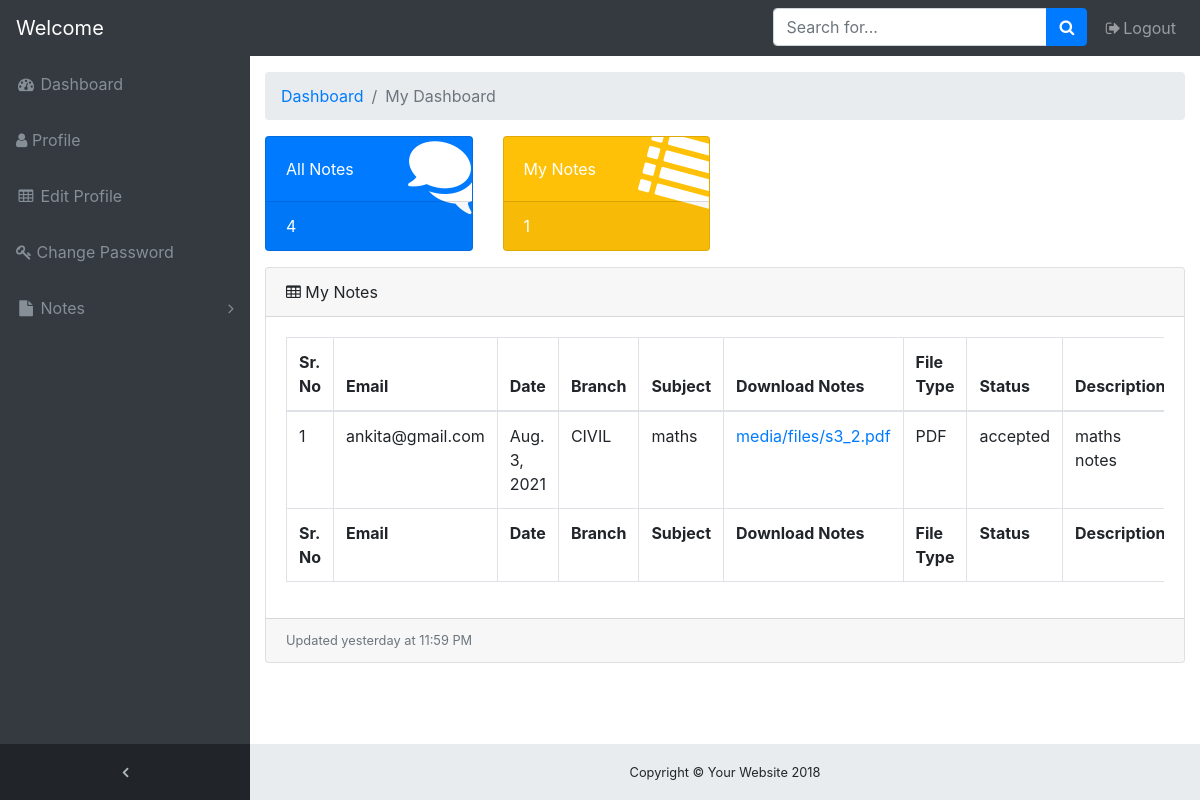
Screenshot of /notes/viewmynotes/23/ with the database file from the repository.
### onlinenotes/models.py (models this page shows, shortened)
class notes(models.Model):
    user = models.ForeignKey(User,on_delete=models.CASCADE)
    branch = models.CharField(max_length=30)
    uploadingnotes = models.FileField(upload_to='media/files/')
    date = models.DateField()
    filetype = models.CharField(max_length=30)
    status = models.CharField(max_length=30)
    subject = models.CharField(max_length=30)
    description = models.CharField(max_length=100)

### onlinenotes/views.py (the view)
# urls.py: path('viewmynotes/<int:id>/', views.viewmynotes, name='viewmynotes'),
def viewmynotes(request,id):
    allnote = notes.objects.all().filter(status="accepted")
    cnt = allnote.count()
    user = User.objects.get(id=id)
    mynote = notes.objects.all().filter(user=user)
    cnt1 = mynote.count()
    return render(request,'onlinenotes/viewmynotes.html',{'allnote':allnote,'cnt':cnt,'cnt1':cnt1,'mynote':mynote})

### onlinenotes/templates/onlinenotes/viewmynotes.html (shortened to what this page needs)
<!DOCTYPE html>
{% load static %}
<html lang="en">
<head>
    <link rel="stylesheet" href="https://stackpath.bootstrapcdn.com/bootstrap/4.5.2/css/bootstrap.min.css">
    <link href="//netdna.bootstrapcdn.com/bootstrap/3.0.0/css/bootstrap-glyphicons.css" rel="stylesheet">
    <link rel="stylesheet" href="https://cdnjs.cloudflare.com/ajax/libs/font-awesome/4.7.0/css/font-awesome.min.css">
    <link rel="stylesheet" href="https://cdn.jsdelivr.net/npm/@fortawesome/fontawesome-free@5.15.3/css/fontawesome.min.css">
    <link rel="stylesheet" href="{% static 'css/admindash.css' %}">
</head>
<body class="fixed-nav sticky-footer bg-dark" id="page-top">
    <nav class="navbar navbar-expand-lg navbar-dark bg-dark fixed-top" id="mainNav">
      <a class="navbar-brand" href="{% url 'profile' user.id %}">Welcome {{user.username}}</a>
      <div class="collapse navbar-collapse" id="navbarResponsive">
        <ul class="navbar-nav navbar-sidenav" id="exampleAccordion">
          <li class="nav-item" data-toggle="tooltip" data-placement="right" title="Dashboard">
            <a class="nav-link" href="{% url 'studashboard' user.id %}">
              <i class="fa fa-fw fa-dashboard"></i>
              <span class="nav-link-text">Dashboard</span>
            </a>
          </li>
          <li class="nav-item" data-toggle="tooltip" data-placement="right" title="Charts">
            <a class="nav-link" href="{% url 'profile' user.id %}">
              <i class="fa fa-user" aria-hidden="true"></i>
              <span class="nav-link-text"> Profile</span>
            </a>
          </li>
          <li class="nav-item" data-toggle="tooltip" data-placement="right" title="Tables">
            <a class="nav-link" href="{% url 'stueditprofile' user.id %}">
              <i class="fa fa-fw fa-table"></i>
              <span class="nav-link-text">Edit Profile</span>
            </a>
          </li>
          <li class="nav-item" data-toggle="tooltip" data-placement="right" title="Components">
            <a href="{% url 'changepass' user.id %}" class="nav-link">
              <i class="fa fa-key" aria-hidden="true"></i>
              <span class="nav-link-text">Change Password</span>
            </a>
          </li>
          <li class="nav-item" data-toggle="tooltip" data-placement="right" title="Example Pages">
            <a class="nav-link nav-link-collapse collapsed" data-toggle="collapse" href="#collapseExamplePages" data-parent="#exampleAccordion">
              <i class="fa fa-fw fa-file"></i>
              <span class="nav-link-text">Notes</span>
            </a>
          </li>
        </ul>
        <ul class="navbar-nav sidenav-toggler">
          <li class="nav-item">
            <a class="nav-link text-center" id="sidenavToggler">
              <i class="fa fa-fw fa-angle-left"></i>
            </a>
          </li>
        </ul>
        <ul class="navbar-nav ml-auto">
          <li class="nav-item">
            <form class="form-inline my-2 my-lg-0 mr-lg-2">
              <div class="input-group">
                <input class="form-control" type="text" placeholder="Search for...">
                <span class="input-group-append">
                  <button class="btn btn-primary" type="button">
                    <i class="fa fa-search"></i>
                  </button>
                </span>
              </div>
            </form>
          </li>
          <li class="nav-item">
            <a class="nav-link" href="{% url 'logout' %}" data-toggle="modal" data-target="#exampleModal">
              <i class="fa fa-fw fa-sign-out"></i>Logout</a>
          </li>
        </ul>
      </div>
    </nav>
    <div class="content-wrapper">
      <div class="container-fluid">
        <ol class="breadcrumb">
          <li class="breadcrumb-item">
            <a href="#">Dashboard</a>
          </li>
          <li class="breadcrumb-item active">My Dashboard</li>
        </ol>
        <div class="row">
          <div class="col-xl-3 col-sm-6 mb-3">
            <div class="card text-white bg-primary o-hidden h-100">
              <div class="card-body">
                <div class="card-body-icon">
                  <i class="fa fa-fw fa-comments"></i>
                </div>
                <div class="mr-5">All Notes</div>
              </div>
              <a class="card-footer text-white clearfix large z-1" href="{% url 'viewallnotes' user.id %}">
                <span class="float-left">{{cnt}}</span>
              </a>
            </div>
          </div>
          <div class="col-xl-3 col-sm-6 mb-3">
            <div class="card text-white bg-warning o-hidden h-100">
              <div class="card-body">
                <div class="card-body-icon">
                  <i class="fa fa-fw fa-list"></i>
                </div>
                <div class="mr-5">My Notes</div>
              </div>
              <a class="card-footer text-white clearfix large z-1" href="{% url 'viewmynotes' user.id %}">
                <span class="float-left">{{cnt1}}</span>
              </a>
            </div>
          </div>
        </div>
        <div class="card mb-3">
          <div class="card-header">
            <i class="fa fa-table"></i> My Notes</div>
          <div class="card-body">
            <div class="table-responsive">
              <table class="table table-bordered" id="dataTable" width="100%" cellspacing="0">
                <thead>
                    <tr>
                      <th>Sr. No</th>
                      <th>Email</th>
                      <th>Date</th>
                      <th>Branch</th>
                      <th>Subject</th>
                      <th>Download Notes</th>
                      <th>File Type</th>
                      <th>Status</th>
                      <th>Description</th>
                    </tr>
                  </thead>
                  <tfoot>
                    <tr>
                      <th>Sr. No</th>
                      <th>Email</th>
                      <th>Date</th>
                      <th>Branch</th>
                      <th>Subject</th>
                      <th>Download Notes</th>
                      <th>File Type</th>
                      <th>Status</th>
                      <th>Description</th>
                    </tr>
                  </tfoot>
                  <tbody>
                    {% for i in mynote %}
                      <tr>
                        <td>{{forloop.counter}}</td>
                        <td>{{i.user.email}}</td>
                        <td>{{i.date}}</td>
                        <td>{{i.branch}}</td>
                        <td>{{i.subject}}</td>
                        <td><a href="{{ i.uploadingnotes.url }}">{{ i.uploadingnotes }}</a></td>
                        <td>{{i.filetype}}</td>
                        <td>{{i.status}}</td>
                        <td>{{i.description}}</td>
                      </tr>
                    {% endfor %}
              </table>
            </div>
          </div>
          <div class="card-footer small text-muted">Updated yesterday at 11:59 PM</div>
        </div>
      </div>
      <footer class="sticky-footer">
        <div class="container">
          <div class="text-center">
            <small>Copyright © Your Website 2018</small>
          </div>
        </div>
      </footer>
    </div>
  </body>
</html>

### onlinenotes/static/css/admindash.css (style rules this page uses)
html { position: relative; min-height: 100%; }
body { overflow-x: hidden; }
body.sticky-footer { margin-bottom: 56px; }
body.sticky-footer .content-wrapper { min-height: calc(100vh - 56px - 56px); }
body.fixed-nav { padding-top: 56px; }
.content-wrapper { min-height: calc(100vh - 56px); padding-top: 1rem; }
.o-hidden { overflow: hidden !important; }
.z-1 { z-index: 1; }
#mainNav .navbar-collapse { overflow: auto; max-height: 75vh; }
#mainNav .navbar-collapse .navbar-nav .nav-item .nav-link { cursor: pointer; }
#mainNav .navbar-collapse .navbar-sidenav .nav-link-collapse:after { float: right; content: '\f107'; font-family: 'FontAwesome'; }
#mainNav .navbar-collapse .navbar-sidenav .nav-link-collapse.collapsed:after { content: '\f105'; }
#mainNav .navbar-collapse .sidenav-toggler { display: none; }
@media (min-width: 992px) { #mainNav .navbar-brand { width: 250px; } }
@media (min-width: 992px) { #mainNav .navbar-collapse { overflow: visible; max-height: none; } }
@media (min-width: 992px) { #mainNav .navbar-collapse .navbar-sidenav { position: absolute; top: 0; left: 0; -webkit-flex-direction: column; -ms-flex-direction: column; flex-direction: column; margin-top: 56px; } }
@media (min-width: 992px) { #mainNav .navbar-collapse .navbar-sidenav > .nav-item { width: 250px; padding: 0; } }
@media (min-width: 992px) { #mainNav .navbar-collapse .navbar-sidenav > .nav-item > .nav-link { padding: 1em; } }
#mainNav.fixed-top .sidenav-toggler { display: none; }
@media (min-width: 992px) { #mainNav.fixed-top .navbar-sidenav { height: calc(100vh - 112px); } }
@media (min-width: 992px) { #mainNav.fixed-top .sidenav-toggler { position: absolute; top: 0; left: 0; display: flex; -webkit-flex-direction: column; -ms-flex-direction: column; flex-direction: column; margin-top: calc(100vh - 56px); } }
@media (min-width: 992px) { #mainNav.fixed-top .sidenav-toggler > .nav-item { width: 250px; padding: 0; } }
@media (min-width: 992px) { #mainNav.fixed-top .sidenav-toggler > .nav-item > .nav-link { padding: 1em; } }
#mainNav.fixed-top.navbar-dark .sidenav-toggler { background-color: #212529; }
#mainNav.fixed-top.navbar-dark .sidenav-toggler a i { color: #adb5bd; }
.content-wrapper { overflow-x: hidden; background: white; }
@media (min-width: 992px) { .content-wrapper { margin-left: 250px; } }
#sidenavToggler i { font-weight: 800; }
#mainNav.navbar-dark .navbar-collapse .navbar-sidenav .nav-link-collapse:after { color: #868e96; }
#mainNav.navbar-dark .navbar-collapse .navbar-sidenav > .nav-item > .nav-link { color: #868e96; }
@media (min-width: 992px) { #mainNav.navbar-dark .navbar-collapse .navbar-sidenav { background: #343a40; } }
.card-body-icon { position: absolute; z-index: 0; top: -25px; right: -25px; font-size: 5rem; -webkit-transform: rotate(15deg); -ms-transform: rotate(15deg); transform: rotate(15deg); }
footer.sticky-footer { position: absolute; right: 0; bottom: 0; width: 100%; height: 56px; background-color: #e9ecef; line-height: 55px; }
@media (min-width: 992px) { footer.sticky-footer { width: calc(100% - 250px); } }

### rows the page displays
notes: user.email "ankita@gmail.com", date "Aug. 3, 2021", branch "CIVIL", subject "maths", uploadingnotes "media/files/s3_2.pdf", filetype "PDF", status "accepted", description "maths notes"

### other values shown
{{ cnt }} "4"
{{ cnt1 }} "1"
